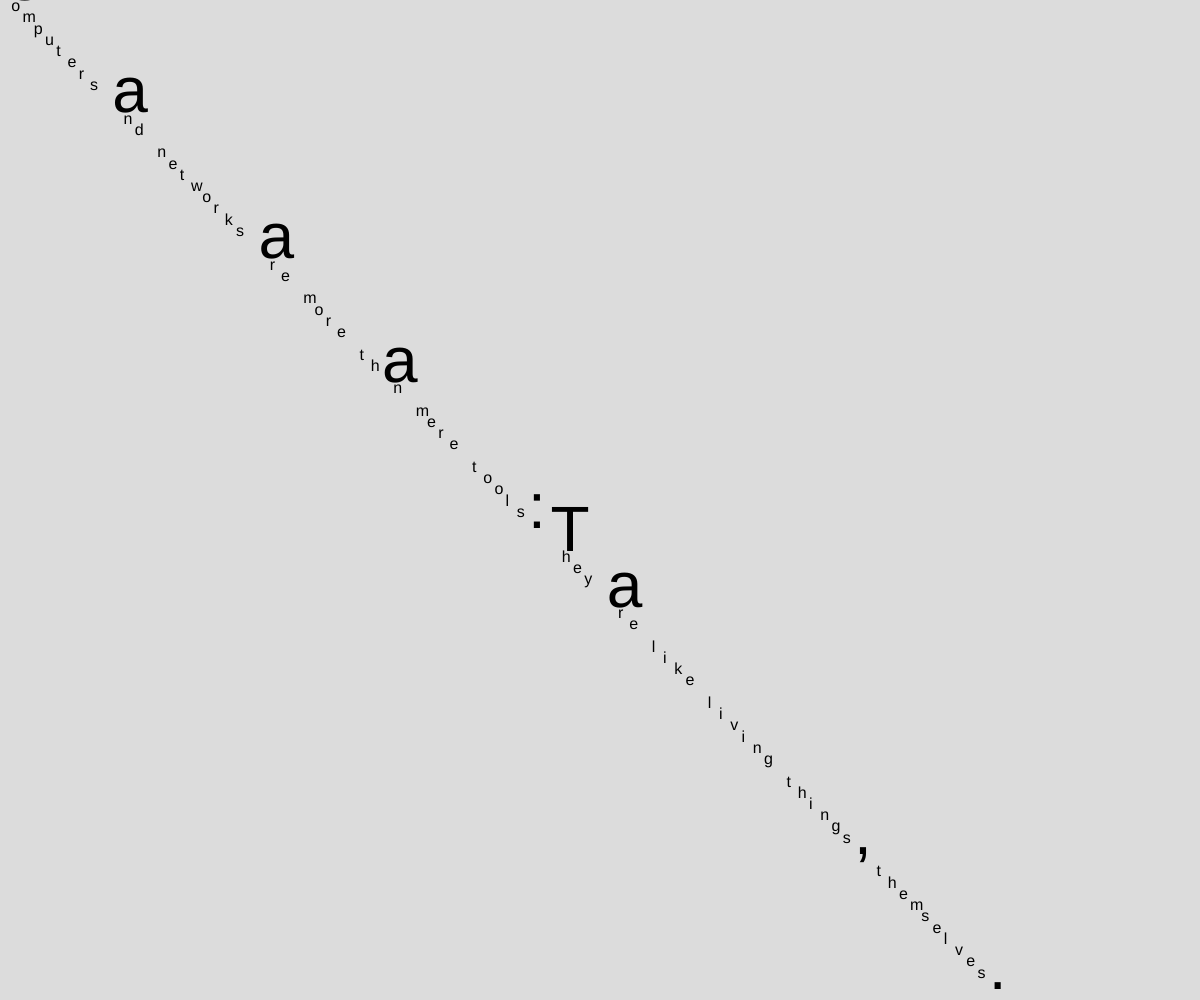
Frame 1 (no input)
Frame 60 (no input): identical to frame 1, image omitted
Frame 120 (the mouse pressed at the canvas centre since frame 60): identical to frame 1, image omitted

The p5.js sketch that drew this single still picture (run headless with seeded random() and noise() and a simulated clock; from frame 60 on, the mouse is pressed at the canvas centre):

// p5.js sketch
// ── sketch.js
let mString = "Computers and networks are more than mere tools: They are like living things, themselves.";

function setup() {
  createCanvas(windowWidth, windowHeight);
  background(220);

  textSize(16);

  // print(mString, mString.length, mString.toLowerCase());

  for (let idx = 0; idx < mString.length; idx++) {
    let mChar = mString[idx];
    // let x = random(width);
    // let y = random(height);
    let pos = map(idx, 0, mString.length, 0, height);
    if (mChar < "c") {
      textSize(64);
    } else {
      textSize(16);
    }
    text(mChar, pos, pos);
  }
}

function draw() {}
